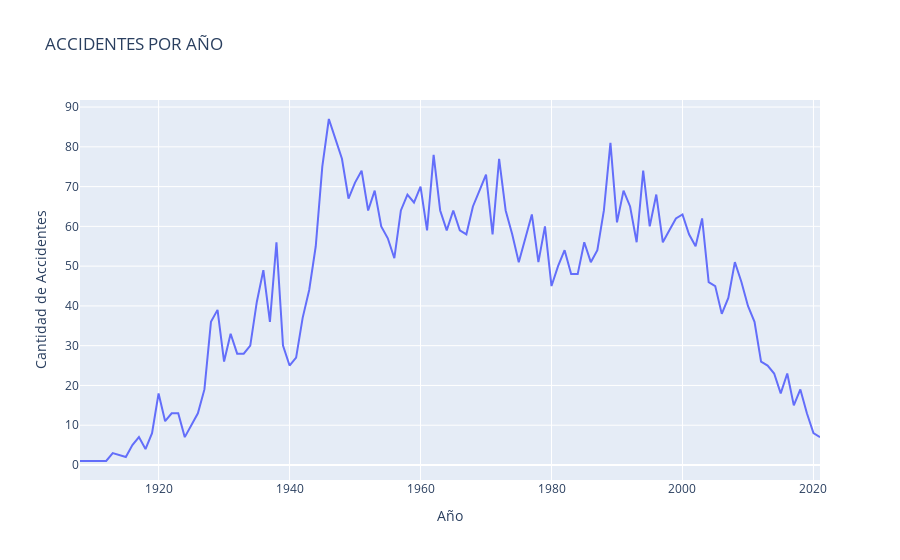

Here is the notebook cell this chart was saved with:
### Code cell
Años = pd.Series(df.Año.value_counts()).sort_index()
px.line(Años, x= Años.index, y= Años.values, title='ACCIDENTES POR AÑO', labels={'index': 'Año', 'y': 'Cantidad de Accidentes'})

### Figure 1 — Plotly figure (JSON) as saved in the notebook; plotly's stock layout.template omitted (floating-point values rounded to 4 significant figures)
{"data": [{"hovertemplate": "Año=%{x}<br>Cantidad de Accidentes=%{y}<extra></extra>", "legendgroup": "", "line": {"color": "#636efa", "dash": "solid"}, "marker": {"symbol": "circle"}, "mode": "lines", "name": "", "orientation": "v", "showlegend": false, "type": "scatter", "x": [1908, 1909, 1912, 1913, 1915, 1916, 1917, 1918, 1919, 1920, 1921, 1922, 1923, 1924, 1925, 1926, 1927, 1928, 1929, 1930, 1931, 1932, 1933, 1934, 1935, 1936, 1937, 1938, 1939, 1940, 1941, 1942, 1943, 1944, 1945, 1946, 1947, 1948, 1949, 1950, 1951, 1952, 1953, 1954, 1955, 1956, 1957, 1958, 1959, 1960, 1961, 1962, 1963, 1964, 1965, 1966, 1967, 1968, 1969, 1970, 1971, 1972, 1973, 1974, 1975, 1976, 1977, 1978, 1979, 1980, 1981, 1982, 1983, 1984, 1985, 1986, 1987, 1988, 1989, 1990, 1991, 1992, 1993, 1994, 1995, 1996, 1997, 1998, 1999, 2000, 2001, 2002, 2003, 2004, 2005, 2006, 2007, 2008, 2009, 2010, 2011, 2012, 2013, 2014, 2015, 2016, 2017, 2018, 2019, 2020, 2021], "xaxis": "x", "y": [1, 1, 1, 3, 2, 5, 7, 4, 8, 18, 11, 13, 13, 7, 10, 13, 19, 36, 39, 26, 33, 28, 28, 30, 41, 49, 36, 56, 30, 25, 27, 37, 44, 55, 75, 87, 82, 77, 67, 71, 74, 64, 69, 60, 57, 52, 64, 68, 66, 70, 59, 78, 64, 59, 64, 59, 58, 65, 69, 73, 58, 77, 64, 58, 51, 57, 63, 51, 60, 45, 50, 54, 48, 48, 56, 51, 54, 64, 81, 61, 69, 65, 56, 74, 60, 68, 56, 59, 62, 63, 58, 55, 62, 46, 45, 38, 42, 51, 46, 40, 36, 26, 25, 23, 18, 23, 15, 19, 13, 8, 7], "yaxis": "y"}], "layout": {"legend": {"tracegroupgap": 0}, "title": {"text": "ACCIDENTES POR AÑO"}, "xaxis": {"anchor": "y", "domain": [0, 1], "title": {"text": "Año"}}, "yaxis": {"anchor": "x", "domain": [0, 1], "title": {"text": "Cantidad de Accidentes"}}}}
